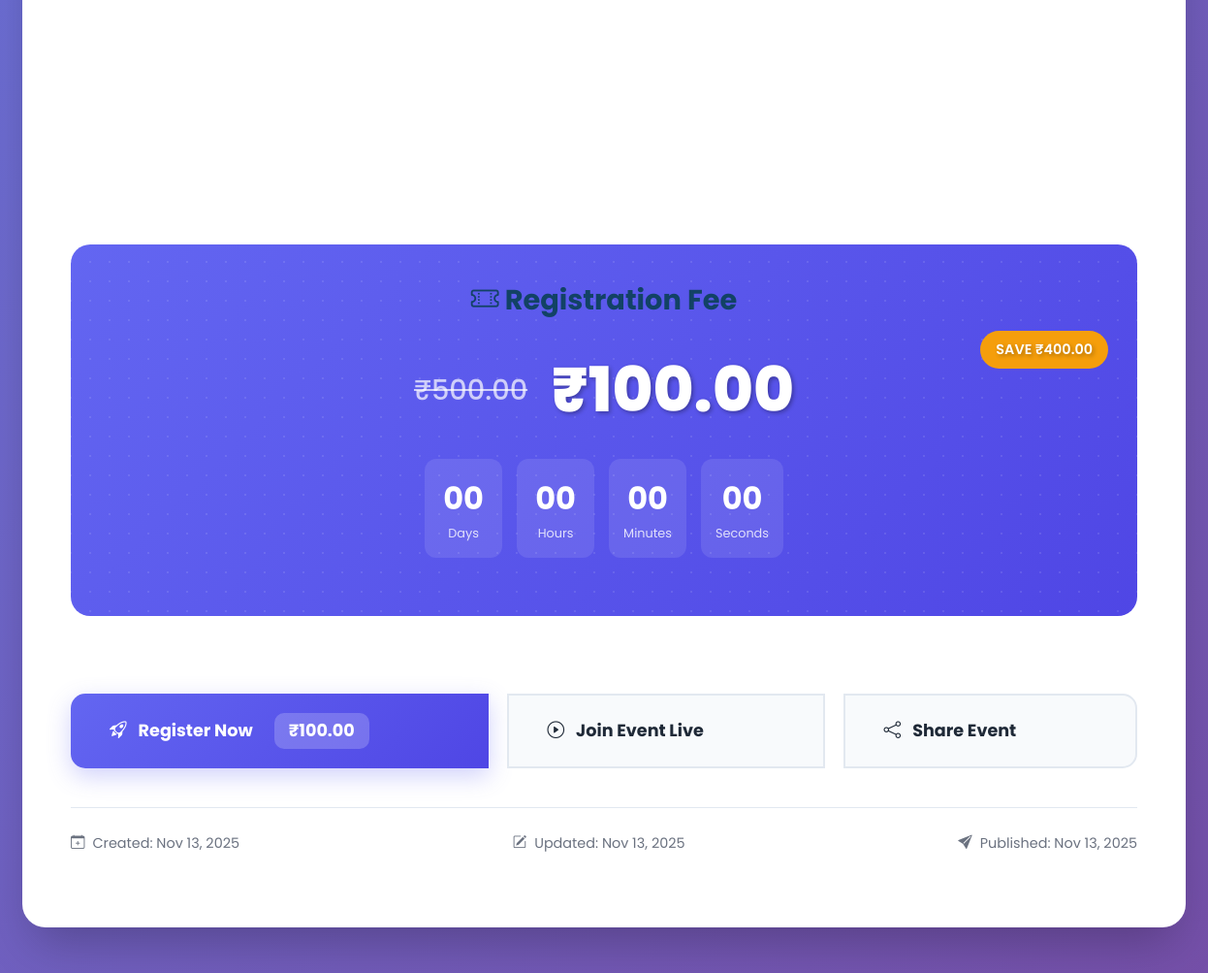
Page /en/event/1/ (middle part) on the earlier database version.
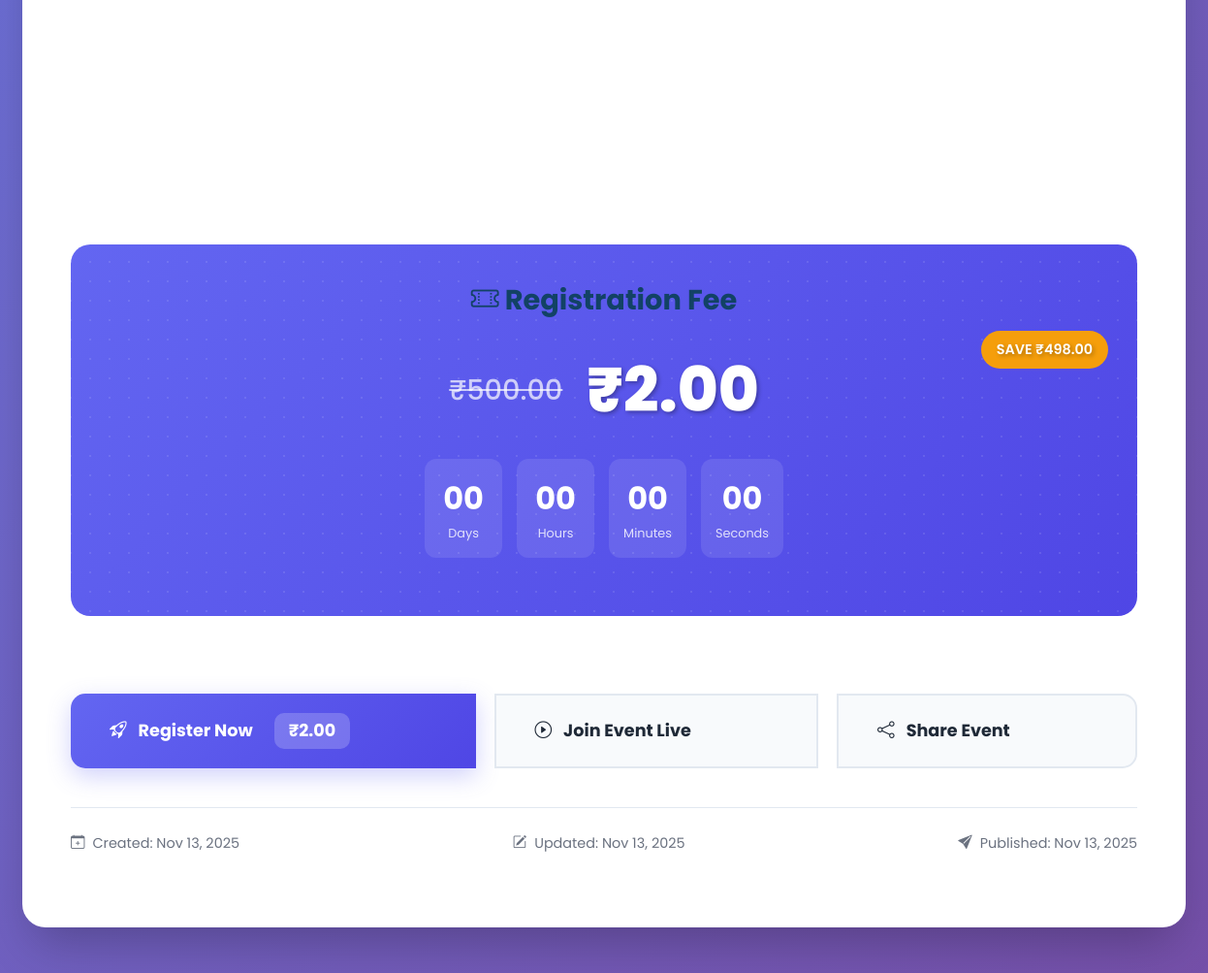
Same page on the later database version.
### AdminApp/models.py (models this page shows, shortened)
class Event(models.Model):
    EVENT_STATUS = [
        ('draft', 'Draft'),
        ('published', 'Published'),
        ('cancelled', 'Cancelled'),
        ('completed', 'Completed'),
    ]
    thumbnail = models.ImageField(
        upload_to="event_thumbnails/",
        blank=True,
        null=True,
        help_text="Upload event thumbnail image (Recommended size: 800x600 pixels)"
    )
    title = models.CharField(
        max_length=200,
        help_text="Enter the main title of the event"
    )
    subtitle = models.CharField(
        max_length=300,
        blank=True,
        null=True,
        help_text="Add an optional subtitle for the event"
    )
    description = models.TextField(
        blank=True,
        null=True,
        help_text="Write a detailed description of the event"
    )
    category = models.CharField(
        max_length=100,
        blank=True,
        null=True,
        help_text="Specify the category or type of event (e.g., Webinar, Workshop)"
    )
    tags = models.JSONField(
        default=list,
        blank=True,
        null=True,
        help_text="List of keywords related to the event (e.g., ['Technology', 'Education'])"
    )
    event_date = models.DateField(
        help_text="Select the event date"
    )
    event_start_time = models.TimeField(
        help_text="Enter the start time of the event"
    )
    event_end_time = models.TimeField(
        help_text="Enter the end time of the event"
    )
    timezone = models.CharField(
        max_length=50,
        default='IST',
        help_text="Specify the event timezone"
    )
    meeting_link = models.URLField(
        blank=True,
        null=True,
        help_text="Add meeting link if applicable (e.g., Zoom or Google Meet URL)"
    )
    meeting_id = models.CharField(
        max_length=100,
        blank=True,
        null=True,
        help_text="Enter meeting ID if required"
    )
    meeting_password = models.CharField(
        max_length=100,
        blank=True,
        null=True,
        help_text="Enter meeting password if required"
    )
    is_free = models.BooleanField(
        default=False,
        help_text="Check if the event is free to attend"
    )
    registration_strickthrough_fee = models.DecimalField(
        max_digits=10,
        decimal_places=2,
        blank=True,
        null=True,
        help_text="Enter original registration fee (for strikethrough display)"
    )
    registration_offer_fee = models.DecimalField(
        max_digits=10,
        decimal_places=2,
        default=0.00,
        help_text="Enter discounted or current registration fee"
    )
    status = models.CharField(
        max_length=20,
        choices=EVENT_STATUS,
        default='draft',
        help_text="Select current event status"
    )
    created_at = models.DateTimeField(
        auto_now_add=True,
        help_text="Automatically set when event is created"
    )
    updated_at = models.DateTimeField(
        auto_now=True,
        help_text="Automatically updates when event is modified"
    )
    published_at = models.DateTimeField(
        blank=True,
        null=True,
        help_text="Date and time when event was published"
    )

### WebApp/views.py (the view)
# urls.py: path('event/<int:event_id>/', event_detail, name='event_detail'),
def event_detail(request, event_id):
    event = get_object_or_404(Event, id=event_id)
    context = {
        'event': event,
         'razorpay_key_id': settings.RAZORPAY_KEY_ID,
        'save_amount': event.registration_strickthrough_fee - event.registration_offer_fee if event.registration_strickthrough_fee else 0
    }
    return render(request, 'event_detail.html', context)

### WebApp/templates/event_detail.html (shortened to what this page needs)
{% extends "website_base.html" %}
{% load static %}
{% block content %}
<div class="event-container">
    <div class="event-content">
        <div class="details-grid">
        </div>
        <div class="pricing-section">
            <h3 class="pricing-title"><i class="bi bi-ticket-perforated"></i> Registration Fee</h3>
            <div class="price-comparison">
                {% if event.is_free %}
                    <div class="free-badge">FREE ACCESS</div>
                {% else %}
                    {% if event.registration_strickthrough_fee %}
                        <div class="original-price">₹{{ event.registration_strickthrough_fee }}</div>
                    {% endif %}
                    <div class="current-price">
                        ₹{{ event.registration_offer_fee }}
                        {% if event.registration_strickthrough_fee %}
                            <div class="discount-badge">
                                SAVE ₹{{ save_amount }}
                            </div>
                        {% endif %}
                    </div>
                {% endif %}
            </div>
            <div class="countdown">
                <div class="countdown-item">
                    <div class="countdown-number" id="days">00</div>
                    <div class="countdown-label">Days</div>
                </div>
                <div class="countdown-item">
                    <div class="countdown-number" id="hours">00</div>
                    <div class="countdown-label">Hours</div>
                </div>
                <div class="countdown-item">
                    <div class="countdown-number" id="minutes">00</div>
                    <div class="countdown-label">Minutes</div>
                </div>
                <div class="countdown-item">
                    <div class="countdown-number" id="seconds">00</div>
                    <div class="countdown-label">Seconds</div>
                </div>
            </div>
        </div>
        <div class="action-section">
            <div class="btn-group">
            <a href="{% url 'event_registration' event.id %}" class="btn btn-primary">
                <i class="bi bi-rocket-takeoff"></i>
                Register Now
                <span class="blink-price">
                    {% if event.is_free %}
                        FREE
                    {% else %}
                        ₹{{ event.registration_offer_fee }}
                    {% endif %}
                </span>
            </a>
                {% if event.meeting_link %}
                    <a href="{{ event.meeting_link }}" target="_blank" class="btn btn-secondary">
                        <i class="bi bi-play-circle"></i>
                        Join Event Live
                    </a>
                {% endif %}
                <button class="btn btn-secondary" onclick="shareEvent()">
                    <i class="bi bi-share"></i>
                    Share Event
                </button>
            </div>
        </div>
        <div class="metadata">
            <div class="metadata-item">
                <i class="bi bi-calendar-plus"></i>
                Created: {{ event.created_at|date:"M d, Y" }}
            </div>
            <div class="metadata-item">
                <i class="bi bi-pencil-square"></i>
                Updated: {{ event.updated_at|date:"M d, Y" }}
            </div>
            {% if event.published_at %}
            <div class="metadata-item">
                <i class="bi bi-send-fill"></i>
                Published: {{ event.published_at|date:"M d, Y" }}
            </div>
            {% endif %}
        </div>
    </div>
</div>
{% endblock content %}

Differences in the rows shown:
changed Event: registration_offer_fee "100.00" → "2.00"
Other differences:
{{ save_amount }}: "400.00" → "498.00"
